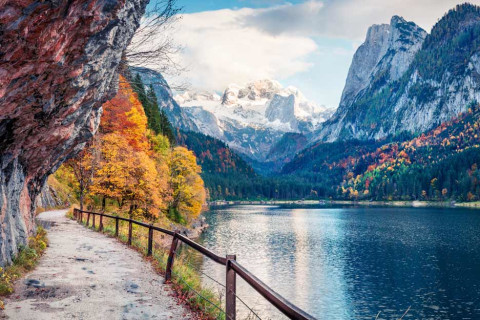
#> input picture nature.jpg, 480 x 320 px
$ python colortest.py
#> lines starting #> are read from the running program, lines starting #| are printed output that depends on the picture
import cv2


import cv2 as cv2
from cv2 import imshow
from cv2 import COLOR_HLS2BGR
import numpy as np
def imShow(img, name='fd'):
    cv2.imshow(name, img)
    cv2.waitKey(0)
    cv2.destroyAllWindows()

x = cv2.imread('nature.jpg')
#> x is the input picture: shape (320, 480, 3); mean B, G, R 135.1, 128.7, 120.7


x = np.copy(x)
xx = cv2.cvtColor(x, cv2.COLOR_HSV2BGR)
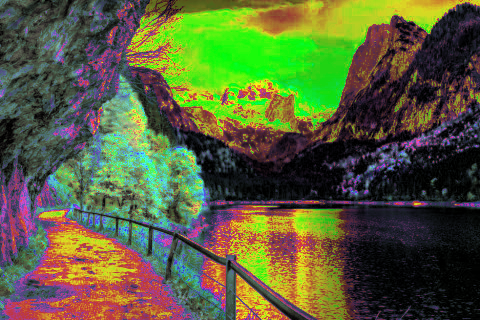
#> xx: shape (320, 480, 3); mean B, G, R 58.1, 95.7, 88
xy = cv2.cvtColor(x, cv2.COLOR_HLS2BGR)
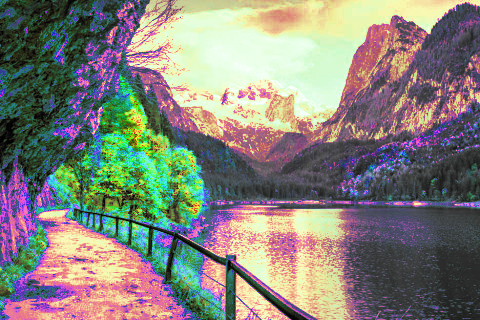
#> xy: shape (320, 480, 3); mean B, G, R 122.5, 130.9, 132.8
y = cv2.cvtColor(x, cv2.COLOR_BGR2HLS)
#> y: shape (320, 480, 3); mean of channels 0, 1, 2 81.6, 127.7, 94.4
z = cv2.cvtColor(x, cv2.COLOR_BGR2HSV)
#> z: shape (320, 480, 3); mean H, S, V 81.6, 101, 152.5

imShow(x)
# imShow(xx, 'dfasdf  ')
# imShow(xy , 'hlstobgr')
imShow(y, 'hls')
imShow(z, 'hsv')
